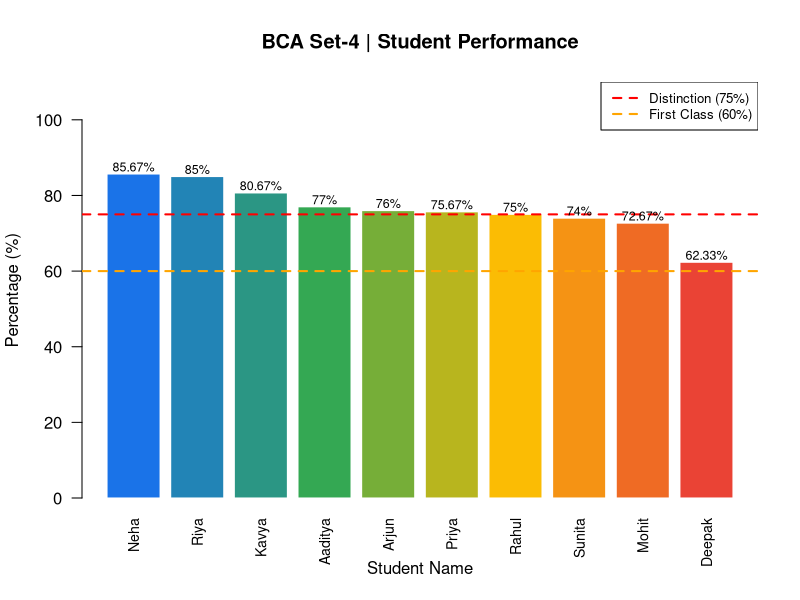

Reproduce this figure in R.
# ============================================================
#  BCA 4th Semester | R Programming Assignment
#  Student  : Tushar 
#  Status   : DEBARRED
#  Roll No  : BCA/4/SET4/01
#  Deadline : 10 April 2026
# ============================================================

# ── Q1 [Unit 1] Variables, I/O & String Formatting ──────────
# Task: Input name + age → personalised greeting + birth year

cat("===== Q1: Personalised Greeting =====\n")

name     <- "Tushar"
age      <- 20L
branch   <- "BCA"
semester <- 4L

birth_year   <- 2026L - age
days_lived   <- age * 365L
next_bday    <- 2026L - age + 21L

cat(sprintf("Hello, %s!\n", name))
cat(sprintf("Branch  : %s | Semester : %d\n", branch, semester))
cat(sprintf("Age     : %d years  |  Born in : %d\n", age, birth_year))
cat(sprintf("You have lived approximately %s days.\n",
            format(days_lived, big.mark = ",")))
cat(sprintf("You will turn 21 in %d.\n\n", next_bday))


# ── Q2 [Unit 1] Vectors, Statistics & Logical Filtering ─────
# Task: Marks vector → full stats + pass/fail classification

cat("===== Q2: Marks Analysis =====\n")

subjects <- c("Maths", "Physics", "Chemistry", "English", "Computer", "Hindi")
marks    <- c(87, 73, 91, 65, 95, 58)

# descriptive stats
cat(sprintf("Subjects  : %s\n", paste(subjects, collapse = ", ")))
cat(sprintf("Marks     : %s\n", paste(marks,    collapse = ", ")))
cat(sprintf("Total     : %d / %d\n",  sum(marks), length(marks) * 100L))
cat(sprintf("Percentage: %.2f%%\n",   mean(marks)))
cat(sprintf("Highest   : %d (%s)\n",  max(marks),  subjects[which.max(marks)]))
cat(sprintf("Lowest    : %d (%s)\n",  min(marks),  subjects[which.min(marks)]))
cat(sprintf("Std Dev   : %.2f\n",     sd(marks)))
cat(sprintf("Median    : %.1f\n\n",   median(marks)))

# pass/fail per subject
pass_thresh <- 60
result <- ifelse(marks >= pass_thresh, "PASS", "FAIL")
for (i in seq_along(subjects)) {
  cat(sprintf("  %-12s : %3d  [%s]\n", subjects[i], marks[i], result[i]))
}

# overall grade
pct <- mean(marks)
grade <- dplyr::case_when(
  pct >= 90 ~ "A+",
  pct >= 75 ~ "A",
  pct >= 60 ~ "B",
  pct >= 45 ~ "C",
  TRUE      ~ "Fail"
)
# using base R instead of dplyr for portability:
grade <- if (pct >= 90) "A+" else if (pct >= 75) "A" else if (pct >= 60) "B" else if (pct >= 45) "C" else "Fail"
cat(sprintf("\nOverall Grade: %s (%.2f%%)\n\n", grade, pct))


# ── Q3 [Unit 2] Data Frame, Analysis & Bar Chart ────────────
# Task: Student data frame → analysis → bar chart with colour

cat("===== Q3: Student Data Frame & Chart =====\n")

students <- data.frame(
  Name    = c("Aaditya", "Riya", "Mohit", "Priya", "Deepak",
              "Sunita",  "Rahul","Neha",  "Arjun", "Kavya"),
  Maths   = c(87, 92, 68, 75, 55, 80, 63, 90, 72, 88),
  Science = c(79, 85, 70, 82, 60, 74, 77, 91, 66, 83),
  English = c(65, 78, 80, 70, 72, 68, 85, 76, 90, 71),
  stringsAsFactors = FALSE
)

students$Total      <- rowSums(students[, 2:4])
students$Percentage <- round(students$Total / 300 * 100, 2)
students$Grade      <- ifelse(students$Percentage >= 75, "Distinction",
                       ifelse(students$Percentage >= 60, "First Class",
                       ifelse(students$Percentage >= 45, "Second Class", "Pass")))

# sort by percentage
students <- students[order(-students$Percentage), ]
students$Rank <- seq_len(nrow(students))

cat("Student Report Card:\n")
print(students[, c("Rank","Name","Maths","Science","English","Total","Percentage","Grade")])

cat(sprintf("\nClass Topper : %s (%.1f%%)\n",
            students$Name[1], students$Percentage[1]))
cat(sprintf("Class Average: %.2f%%\n\n", mean(students$Percentage)))

# bar chart
bar_colors <- colorRampPalette(c("#1a73e8", "#34a853", "#fbbc04", "#ea4335"))(nrow(students))
bp <- barplot(
  students$Percentage,
  names.arg = students$Name,
  col       = bar_colors,
  main      = "BCA Set-4 | Student Performance",
  xlab      = "Student Name",
  ylab      = "Percentage (%)",
  ylim      = c(0, 110),
  las       = 2,
  cex.names = 0.85,
  border    = "white"
)
abline(h = 75, col = "red",    lty = 2, lwd = 2)
abline(h = 60, col = "orange", lty = 2, lwd = 2)
text(bp, students$Percentage + 2,
     labels = paste0(students$Percentage, "%"),
     cex = 0.75, col = "black")
legend("topright",
       legend = c("Distinction (75%)", "First Class (60%)"),
       col    = c("red", "orange"), lty = 2, lwd = 2, cex = 0.8)


# ── Q4 [Unit 3] Functions, Loops & Recursion ────────────────
# Task: Grade calculator + Fibonacci + prime check

cat("\n===== Q4: Functions & Algorithms =====\n")

# 4a: Grade calculator function
calculate_grade <- function(marks) {
  if (!is.numeric(marks) || marks < 0 || marks > 100)
    stop("Marks must be a number between 0 and 100.")
  grade <- if      (marks >= 90) "A+"
            else if (marks >= 75) "A"
            else if (marks >= 60) "B"
            else if (marks >= 45) "C"
            else                  "Fail"
  status <- if (marks >= 45) "PASS" else "FAIL"
  cat(sprintf("  Marks: %5.1f  →  Grade: %-4s  [%s]\n", marks, grade, status))
  invisible(list(grade = grade, status = status))
}

cat("Grade Calculator:\n")
test_marks <- c(95, 82, 67, 50, 38, 100, 44.5)
for (m in test_marks) calculate_grade(m)

# 4b: Fibonacci sequence using a loop
cat("\nFibonacci Sequence (first 15 terms):\n")
fibonacci <- function(n) {
  fib <- integer(n)
  fib[1] <- 0L; if (n > 1) fib[2] <- 1L
  for (i in 3:n) fib[i] <- fib[i-1] + fib[i-2]
  return(fib)
}
fib_seq <- fibonacci(15)
cat(paste(fib_seq, collapse = " → "), "\n")

# 4c: Prime checker
is_prime <- function(n) {
  if (n < 2)  return(FALSE)
  if (n == 2) return(TRUE)
  if (n %% 2 == 0) return(FALSE)
  for (i in 3:floor(sqrt(n))) {
    if (n %% i == 0) return(FALSE)
  }
  return(TRUE)
}

cat("\nPrime numbers between 1 and 50:\n")
primes <- Filter(is_prime, 1:50)
cat(paste(primes, collapse = ", "), "\n")
cat(sprintf("Total primes found: %d\n", length(primes)))
